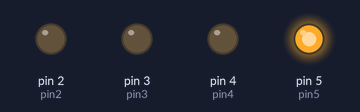
This sketch was run on a simulated Arduino Uno, built with avr-gcc and run on an emulated ATmega328P. On the bench: output pins drawn as LEDs (lit = HIGH).

Above: at 0.5 s.
At 2.5 s:
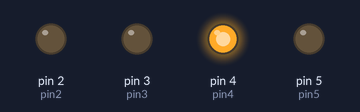
At 4.5 s:
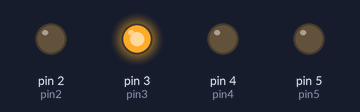
At 6.5 s:
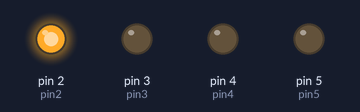
At 9.5 s:
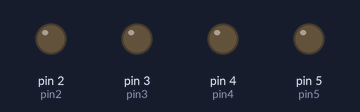
Timing chart, 0 to 10.4 s (numbered marks = the images above):
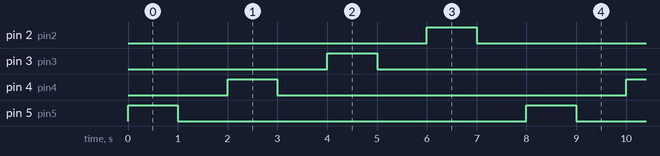

The sketch:

Lab1-1.ino
```cpp
int pin5 = 5;
int pin4 = 4;
int pin3 = 3;
int pin2 = 2;

void setup() {
  // put your setup code here, to run once:
  pinMode(pin5, OUTPUT);
  pinMode(pin4, OUTPUT);
  pinMode(pin3, OUTPUT);
  pinMode(pin2, OUTPUT);
}

void loop() {
  // put your main code here, to run repeatedly:
  digitalWrite(pin5, HIGH);
  delay(1000);
  digitalWrite(pin5, LOW);
  delay(1000);
  digitalWrite(pin4, HIGH);
  delay(1000);
  digitalWrite(pin4, LOW);
  delay(1000);
  digitalWrite(pin3, HIGH);
  delay(1000);
  digitalWrite(pin3, LOW);
  delay(1000);
  digitalWrite(pin2, HIGH);
  delay(1000);
  digitalWrite(pin2, LOW);
  delay(1000);
}
```

Measured:
- by itself, pin 2 (pin2), pin 3 (pin3), pin 4 (pin4), pin 5 (pin5): alternates HIGH for 1.0 s and LOW for 7.0 s
- by itself, everything shown: repeats every 8.0 s, in 8 steps
